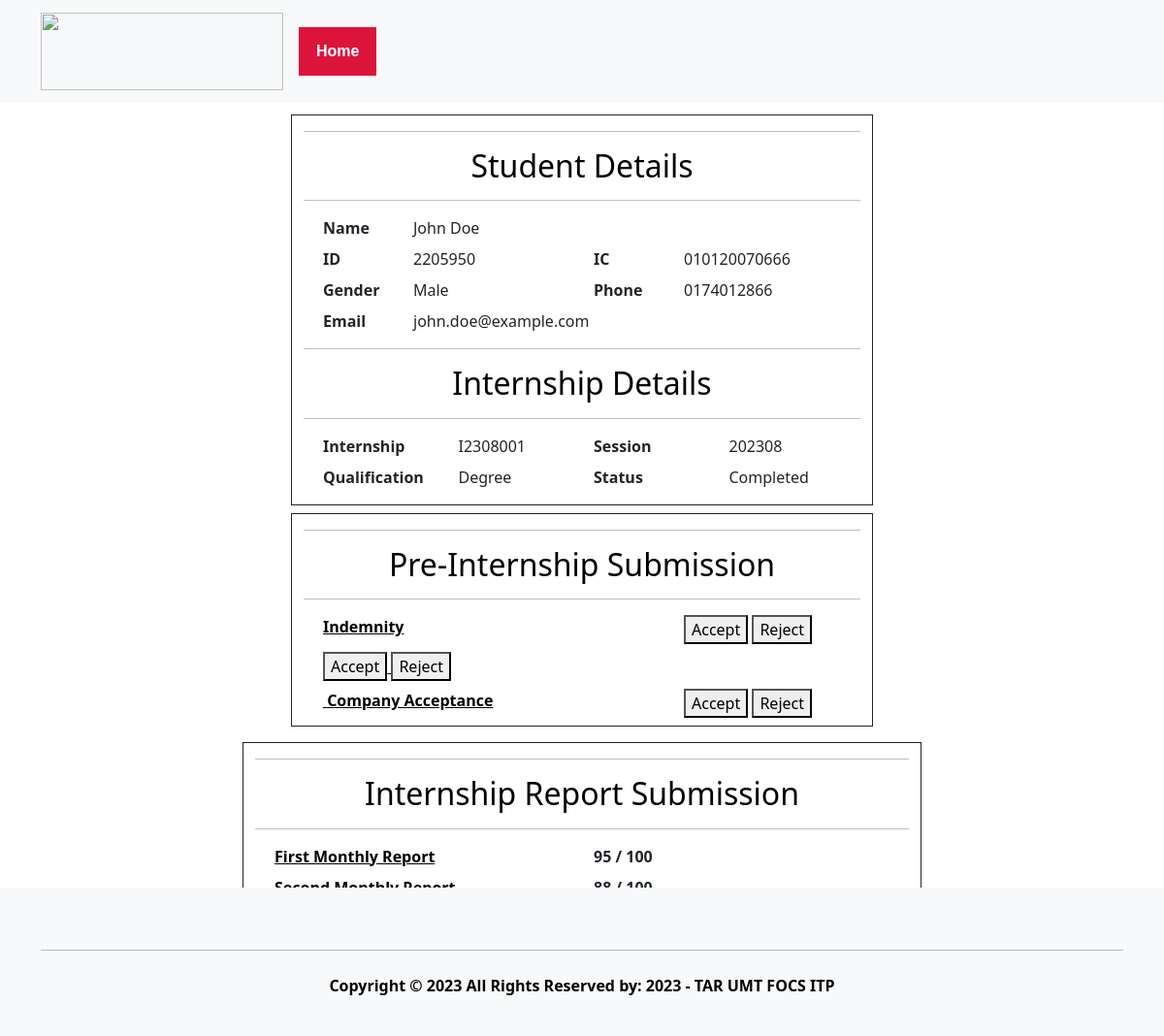
Page /supervisor/StudentDetail.php on the committed database.
### tables this page shows
CREATE TABLE `internship` (
  `internshipID` varchar(10) NOT NULL,
  `studID` varchar(10) DEFAULT NULL,
  `sessionID` varchar(10) DEFAULT NULL,
  `indemnity` varchar(100) DEFAULT NULL,
  `indemnityStatus` enum('Accepted','Rejected','Pending','Missing') DEFAULT NULL,
  `parentAcknowledgement` varchar(100) DEFAULT NULL,
  `parentAcknowledgementStatus` enum('Accepted','Rejected','Pending','Missing') DEFAULT NULL,
  `companyAcceptance` varchar(100) DEFAULT NULL,
  `companyAcceptanceStatus` enum('Accepted','Rejected','Pending','Missing') DEFAULT NULL,
  `monthlyReport1` varchar(100) DEFAULT NULL,
  `monthlyReport1Grade` int(11) DEFAULT NULL,
  `monthlyReport2` varchar(100) DEFAULT NULL,
  `monthlyReport2Grade` int(11) DEFAULT NULL,
  `monthlyReport3` varchar(100) DEFAULT NULL,
  `monthlyReport3Grade` int(11) DEFAULT NULL,
  `evaluationReport` varchar(100) DEFAULT NULL,
  `evaluationReportGrade` int(11) DEFAULT NULL,
  `finalGrade` int(11) DEFAULT NULL,
  `internshipStatus` enum('In Progress','Completed','Suspended','Terminated') DEFAULT NULL
);

CREATE TABLE `student` (
  `studID` varchar(10) NOT NULL,
  `studName` varchar(50) DEFAULT NULL,
  `studEmail` varchar(50) DEFAULT NULL,
  `studIC` varchar(12) DEFAULT NULL,
  `studGender` enum('Male','Female','Other') DEFAULT NULL,
  `studPhoneNo` varchar(15) DEFAULT NULL,
  `studPassword` varchar(50) DEFAULT NULL,
  `studQualification` enum('Diploma','Degree') DEFAULT NULL,
  `studSecurityQuestion` varchar(100) NOT NULL,
  `studSecurityAnswer` varchar(100) NOT NULL
);

CREATE TABLE `session` (
  `sessionID` varchar(10) NOT NULL,
  `startMonthYear` date DEFAULT NULL,
  `endMonthYear` date DEFAULT NULL,
  `qualification` enum('Diploma','Degree') DEFAULT NULL
);

### supervisor/StudentDetail.php (the view, shortened to what the rows shown need)
<!DOCTYPE html>
<html>
<head>
    <link href="css/style.css" rel="stylesheet" />
    <link rel="stylesheet" href="https://cdnjs.cloudflare.com/ajax/libs/font-awesome/6.4.0/css/all.min.css"
 />
    <link href="https://cdn.jsdelivr.net/npm/bootstrap@5.3.0-alpha2/dist/css/bootstrap.min.css" rel="stylesheet"
>
</head>
<body style="min-height:100vh" class="bg-bright">
    <?php
    $studID = 2205950;
    require '../student/connect.php';
    if ($con->connect_error) {
        throw new Exception("Connection failed: " . $con->connect_error);
    } else {
        $sql = "SELECT * FROM Student Stud, Internship I, Session Ses
            WHERE Stud.studID = I.studID
            AND I.sessionID = Ses.sessionID
            AND Stud.studID = " . $studID;
        $result = $con->query($sql);
        if ($result->num_rows === 1) {
            $row = $result->fetch_assoc();
            $ID = $row['studID'];
            $IC = $row['studIC'];
            $Name = $row['studName'];
            $email = $row['studEmail'];
            $gender = $row['studGender'];
            $phone = $row['studPhoneNo'];
            $qualification = $row['studQualification'];
            $sessionID = $row['sessionID'];
            $internshipID = $row['internshipID'];
            $monthlyReport1Grade = $row['monthlyReport1Grade'];
            $internshipStatus = $row['internshipStatus'];
        }
    }
    ?>
    <div class="container">
        <div class="row my-2 mx-auto">
            <div style="width:600px;" class="border border-dark my-1 mx-auto col-md-4 col-lg-12">
                <div class="justify-content-md-center">
                    <h2 class="text-black text-center">Student Details</h2>
                    <div class="m-2 row">
                        <div class="col-9">
                            <label id="lblName">
                                <?= $Name; ?>
                            </label>
                        </div>
                    </div>
                    <div class="m-2 row">
                        <div class="col-4">
                            <label id="lblID">
                                <?= $ID; ?>
                            </label>
                        </div>
                        <div class="col-4">
                            <label id="lblIC">
                                <?= $IC; ?>
                            </label>
                        </div>
                    </div>
                    <div class="m-2 row">
                        <div class="col-4">
                            <label id="lblGender">
                                <?= $gender; ?>
                            </label>
                        </div>
                        <div class="col-4">
                            <label id="lblPhoneNo">
                                <?= $phone; ?>
                            </label>
                        </div>
                    </div>
                    <div class="m-2 row">
                        <div class="col-4 text-right">
                            <label id="lblEmail">
                                <?= $email; ?>
                            </label>
                        </div>
                    </div>
                    <h2 class="text-black text-center">Internship Details</h2>
                    <div class="m-2 row">
                        <div class="col-3">
                            <label id=" lblInternshipID" data-internship-id="<?= $internshipID ?>">
                                <?= $internshipID ?>
                            </label>
                        </div>
                        <div class="col-3">
                            <label id=" lblSession">
                                <?= $sessionID ?>
                            </label>
                        </div>
                    </div>
                    <div class="m-2 row">
                        <div class="col-3 ">
                            <label id="lblQualification">
                                <?= $qualification ?>
                            </label>
                        </div>
                        <div class="col-3 ">
                            <label id="lblInternshipStatus">
                                <?= $internshipStatus ?>
                            </label>
                        </div>
                    </div>
                </div>
            </div>
            <div style="width:600px;"
                class="justify-content-md-center border border-dark my-1 mx-auto col-md-4 col-lg-12">
                <h2 class="text-black text-center">Pre-Internship Submission</h2>
            </div>
        </div>
        <div class="row my-2 mx-auto">
            <div style="width:700px;"
                class="justify-content-md-center border border-dark my-1 mx-auto col-sm-6 col-md-6 col-lg-12">
                <h2 class="text-black text-center">Internship Report Submission</h2>
                <div class="m-2 row">
                    <div class="col-6 justify-content-center">
                        <?php
                        if ($monthlyReport1Grade == null) {
                            echo '<input  id="enterMonthlyReport1Grade" type="number"  style="-webkit-appearance: none; max="100" min="0" class="w-25"> /100 &nbsp;&nbsp;&nbsp;';
                            echo '<button id="btnGradeFirst" type="button" onclick="Graded(\'monthlyReport1Grade\')" >Grade</button>';
                        } else
                            echo '<label id="lblFirstMonthGrade" class="w-100 mx-auto ">
                             ' . $monthlyReport1Grade . ' / 100 </label>';
                        ?>
                    </div>
                </div>
            </div>
        </div>
    </div>
</body>
</html>

### rows in the picture
internship: studID.studName "John Doe", studID "2205950", studID.studIC "010120070666", studID.studGender "Male", studID.studPhoneNo "0174012866", studID.studEmail "john.doe@example.com", internshipID "I2308001", sessionID.sessionID "202308", studID.studQualification "Degree", internshipStatus "Completed", monthlyReport1Grade "95"
